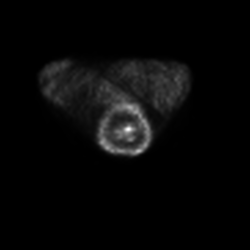
#> input picture data/4/suv/10.tif, 250 x 250 px; its folder holds 4 pictures in this run
$ python analysLiaTongQu.py
#> lines starting #> are read from the running program, lines starting #| are printed output that depends on the picture
# -*- coding: utf-8 -*-
'''分析使用阈值过滤后，病人的连通区情况
数据来源：E:\pyWorkspace\CAE\res\cp250\0
        司马懿：“善败能忍，然厚积薄发”
                                    ——李叔说的
code is far away from bugs with the god animal protecting
    I love animals. They taste delicious.
              ┏┓      ┏┓
            ┏┛┻━━━┛┻┓
          --┃      ☃      ┃--
            ┃  ┳┛  ┗┳  ┃
            ┃      ┻      ┃
            ┗━┓      ┏━┛
                ┃      ┗II━II┓
                ┃  神兽保佑    ┣┓
                ┃　永无BUG！   ┏┛
                ┗┓┓┏━┳┓┏┛
                  ┃┫┫  ┃┫┫
                  ┗┻┛  ┗┻┛
 @Belong = 'Fuck'  @MadeBy = 'PyCharm'
 @Author = 'steven'   @DateTime = '2019/2/23 14:56'
'''
import os
from natsort import natsorted
from glob import glob
from skimage import io as skio
import numpy     as np
from skimage.morphology import label

from skimage.measure import regionprops
from skimage.color import label2rgb
suvp=r'E:\pyWorkspace\CAE\res\cp250\0\suv'
imgps=natsorted(glob(os.path.join(suvp,'*.tif')))
suvs=np.stack([skio.imread(_p)  for _p in imgps])
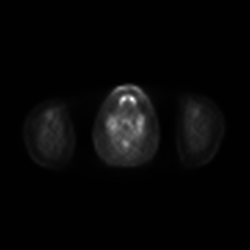
#> input picture data/4/suv/106.tif, 250 x 250 px
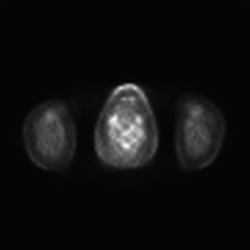
#> input picture data/4/suv/110.tif, 250 x 250 px
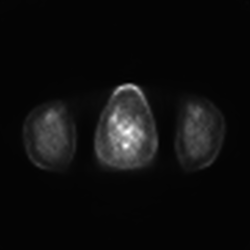
#> input picture data/4/suv/112.tif, 250 x 250 px
op=r'E:\pyWorkspace\CAE\try0\tryThres2.5'
thresholdV=2.5
ts=label2rgb(label(suvs>thresholdV))
from skimage import color
for i in range(ts.shape[0]):
    skio.imsave(os.path.join(op,str(i)+'.bmp'),np.round(ts[i,:,:,:]*255).astype(np.uint8))
#> this loop made 4 passes
#> pass 1, `skio.imsave(os.path.join(op,str(i)+'.bmp'),np.round(ts[i,:,:,:]*255).a..`:
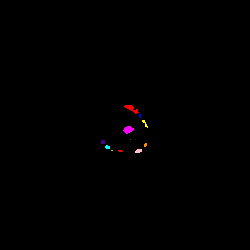
#> saved as 0.bmp: shape (250, 250, 3); mean R, G, B 0.7, 0.2, 0.4
#> pass 2, `skio.imsave(os.path.join(op,str(i)+'.bmp'),np.round(ts[i,:,:,:]*255).a..`:
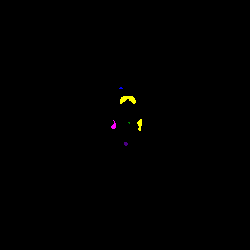
#> saved as 1.bmp: shape (250, 250, 3); mean R, G, B 0.6, 0.5, 0.2
